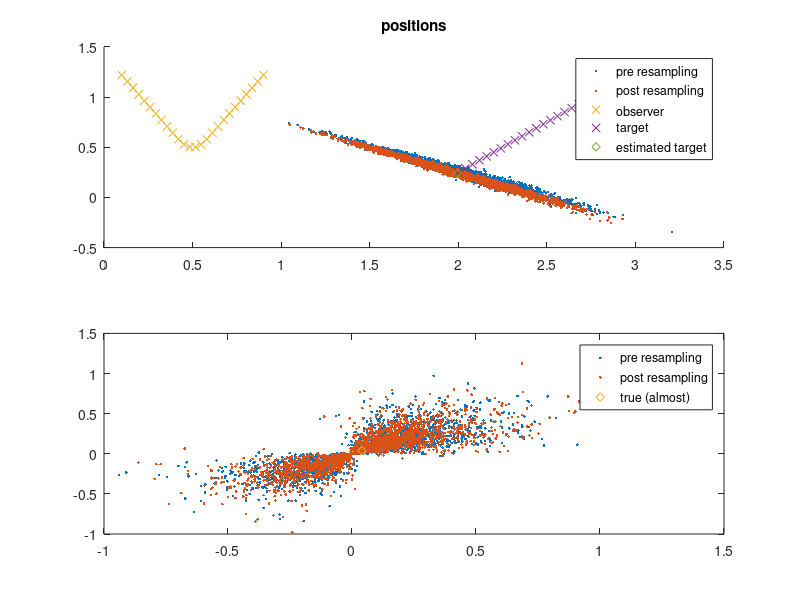
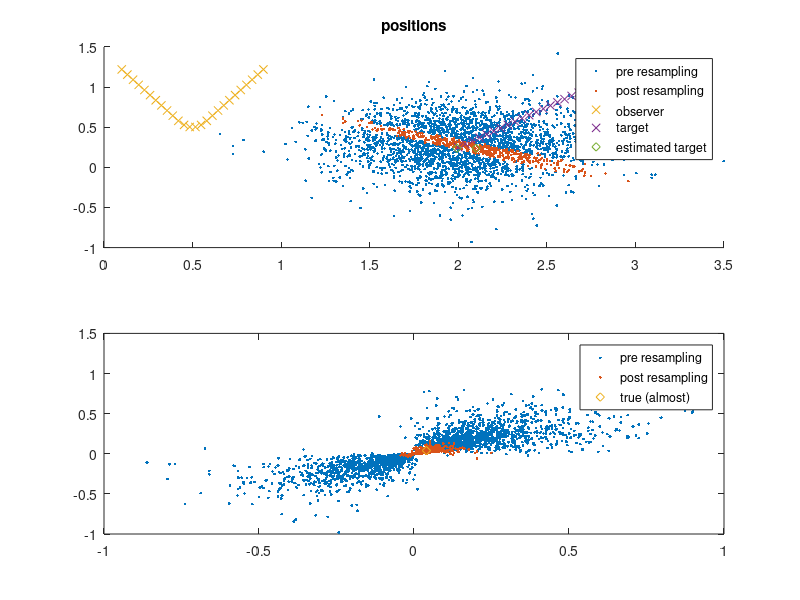
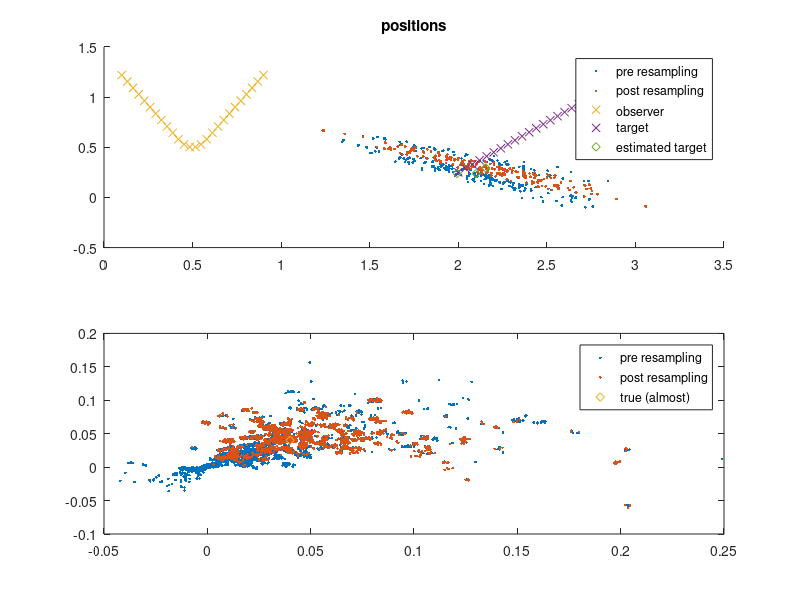
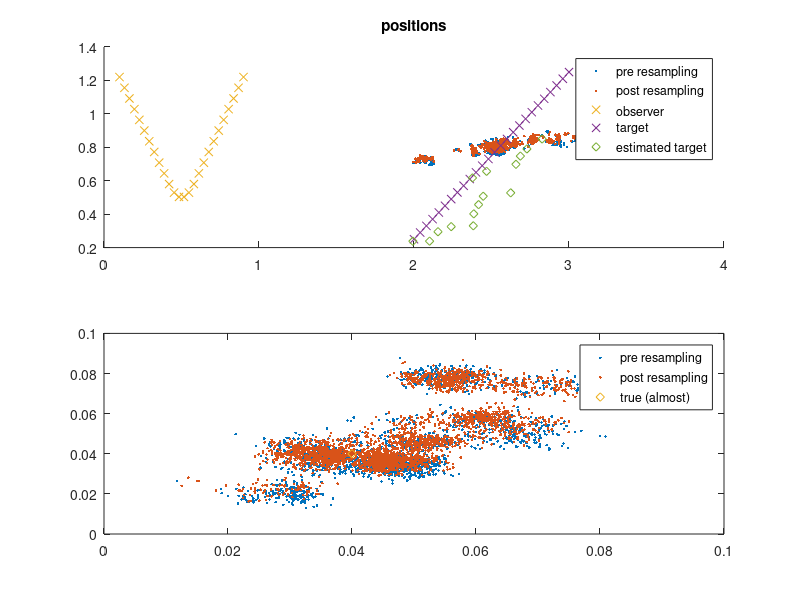

These figures' MATLAB source, in order:
load data.mat
close all;
k_max = 26;

T = 1;
T2 = T^2/2;

Gamma = [T2 0;
         0 T2;
         T 0;
         0 T];

F = [1 0 T 0;
     0 1 0 T;
     0 0 1 0;
     0 0 0 1];

sA = sqrt(1e-6); 
s_r = sqrt(0.1);
s_theta = sqrt(1e-4);
s_speed = sqrt(0.1);
s_course = sqrt(0.1);

n = 5000;
r_init = normrnd(r, s_r, 1, n);
th_init = normrnd(theta, s_theta, 1, n);
speed_init = normrnd(s, s_speed, 1, n);
course_init = normrnd(c, s_course, 1, n);
xt = [...
    observer(1,1) + r_init .* sin(th_init);...
    observer(2, 1) + r_init .* cos(th_init);...
    speed_init .* cos(course_init);
    speed_init .* sin(course_init)];
xt_estimated = zeros(4, k_max);
xt_pre_resampling = zeros(4, n, k_max+1);
xt_post_resampling = zeros(4, n, k_max);
xt_pre_resampling(:,:,1) = xt;
for t = 1:k_max
    % weights
    est_mes = atan2(...
            xt_pre_resampling(1,:,t) - observer(1,t),...
            xt_pre_resampling(2,:,t) - observer(2,t));
    w = normpdf(measurements(t) - est_mes, 0, s_theta);
    w = w / sum(w);
    % estimation
    xt_estimated(:,t) = xt_pre_resampling(:,:,t)*w';
    % correction & resampling
    sample = randsample(1:n, n, true, w);
    xt_post_resampling(:,:,t) = xt_pre_resampling(:,sample,t);
    % prediction
    xt_pre_resampling(:,:,t+1) = F*xt_post_resampling(:,:,t) + Gamma*normrnd(0, sA, 2, n);
end

target_velocities = diff([target, 2*target(:,end) - target(:,end-1)]')'/T;

for t = [1, 2, 3, 15, 26]
    figure('Name', ['k = ', num2str(t)]);
    subplot(2, 1, 1);
    title('positions');
    hold on;
    plot(...
        xt_pre_resampling(1,:,t), xt_pre_resampling(2,:,t), '.',...
        xt_post_resampling(1,:,t), xt_post_resampling(2,:,t), '.');
    plot(observer(1,:), observer(2,:), 'x', target(1,:), target(2,:), 'x');
	plot(xt_estimated(1,1:t), xt_estimated(2,1:t), 'd');
    legend('pre resampling', 'post resampling', 'observer', 'target', 'estimated target');
    subplot(2, 1, 2);
    title('velocities');
    plot(...
        xt_pre_resampling(3,:,t), xt_pre_resampling(4,:,t), '.',...
        xt_post_resampling(3,:,t), xt_post_resampling(4,:,t), '.',...
        target_velocities(1,t), target_velocities(2,t), 'd');
    legend('pre resampling', 'post resampling', 'true (almost)');
end
